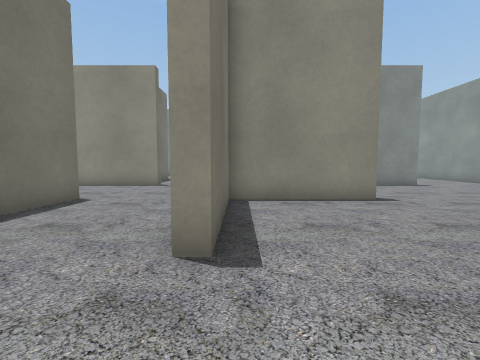
View 1 (above)

23 first-person views from a walk through a world built for the Gazebo simulator. The camera is 0.94 m above the floor, tilts 4° down and sees 90° across. The floor is counted in squares, 1 m on a side. Each view is taken from the middle of a square. On the plan, view 1 faces up. The plan holds only what a view shows up to about 10 squares ahead; the rest is blank. The robots in the file are not drawn. Some surface patterns are stand-ins.

View 2
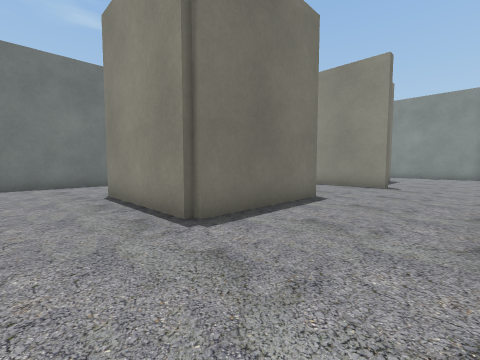

View 3
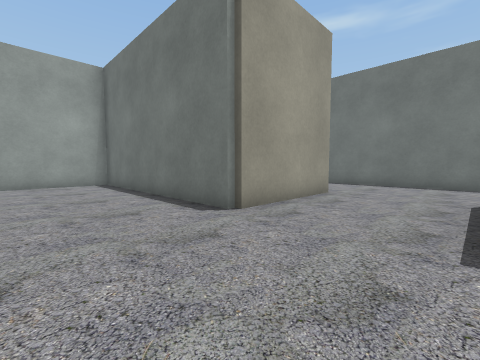

View 4
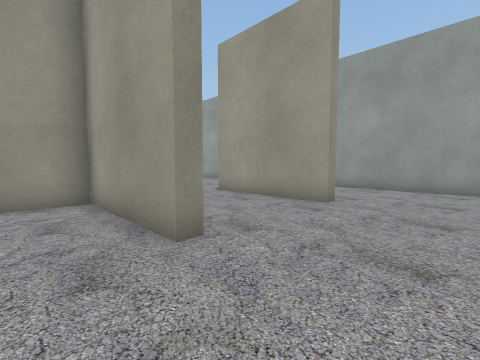

View 5
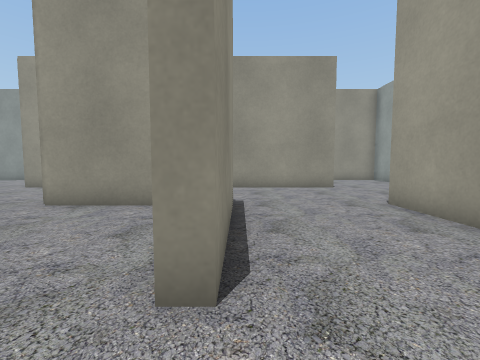

View 6
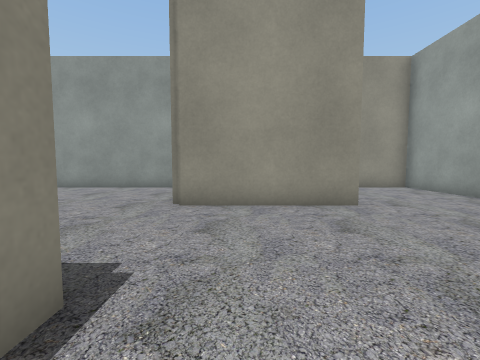

View 7
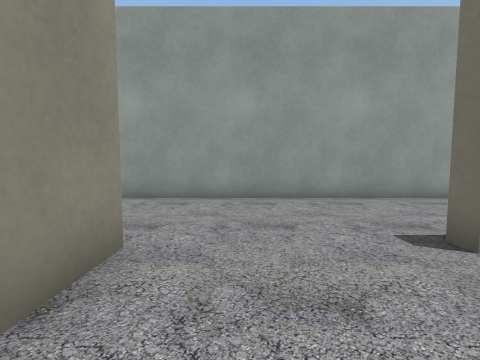

View 8
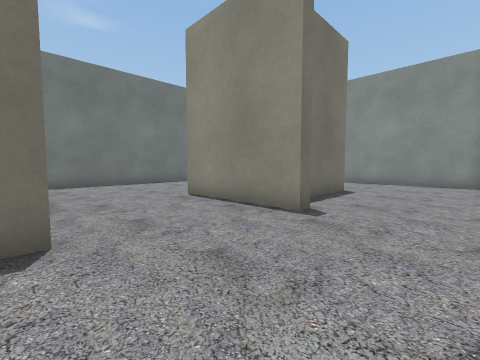

View 9
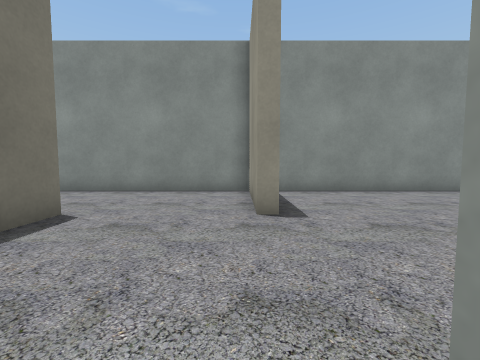

View 10
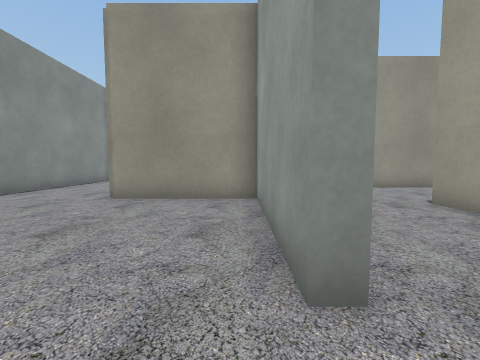

View 11
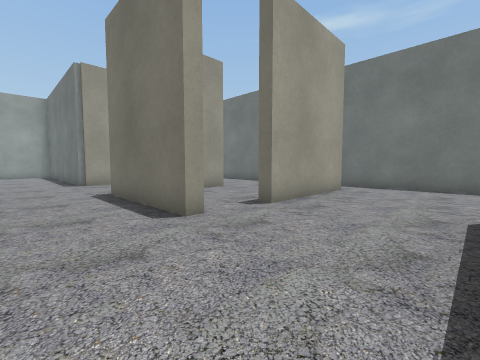

View 12
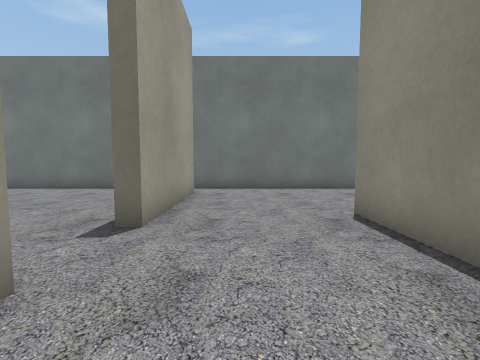

View 13
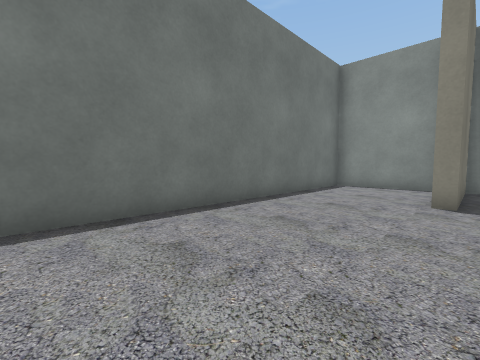

View 14
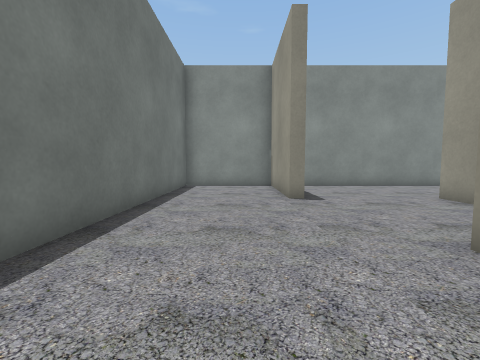

View 15
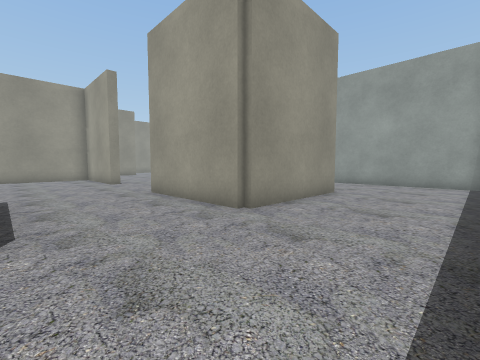

View 16
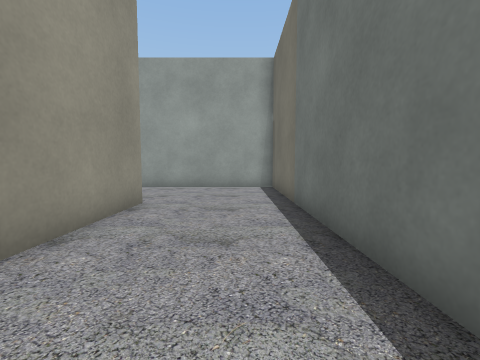

View 17
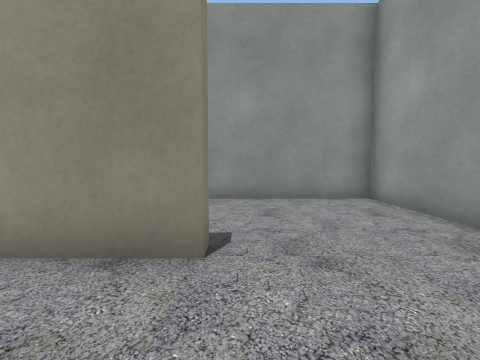

View 18
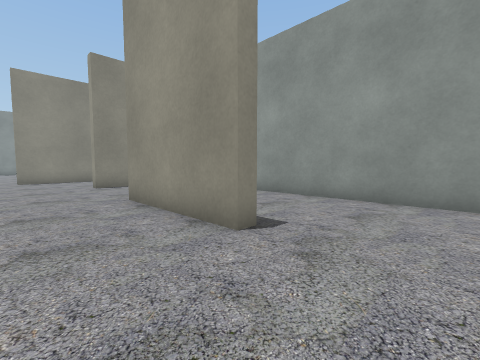

View 19
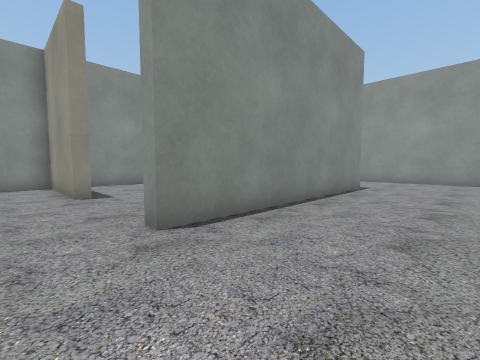

View 20
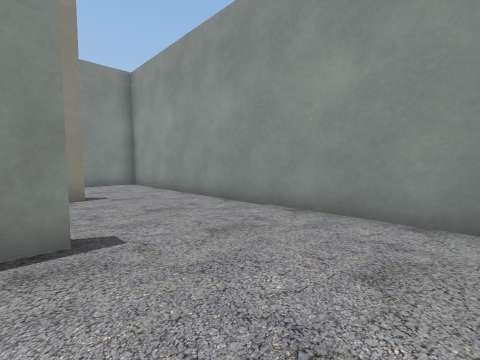

View 21
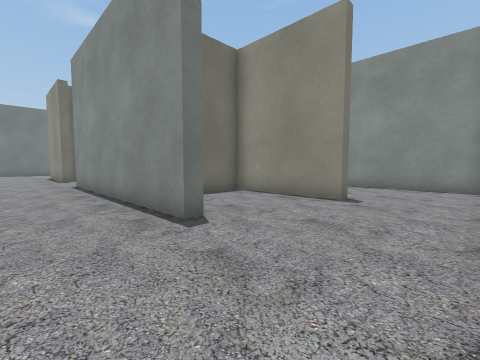

View 22
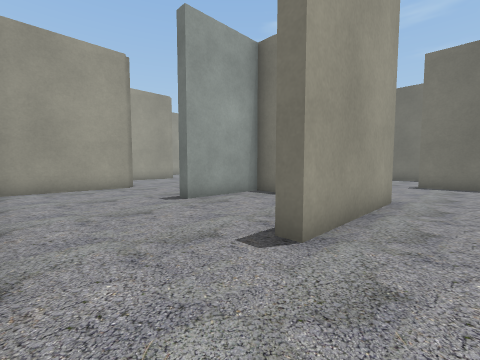

View 23
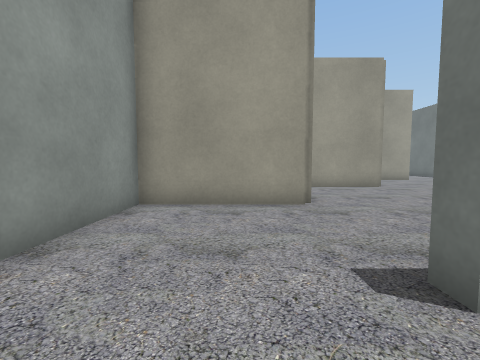

### Floor plan
Points are (right, up) in squares from view 1. A wall is a line through its corners. A room is listed if a view was taken in it or the views show most of it. See-through windows are left out.
Room 1 (views 1, 2, 3, 4, 5, 6, 7, 8, 9, 10, 11, 12, 13, 14, 15, 16, 17, 18, 19, 20, 21, 22, 23)
walls: (2.4, 6.6) (3.6, 6.6); (-4.8, 6.4) (-4.3, 6.4) (-4.3, 2.2) (-8.5, 2.2) (-8.5, 2.6) (-7.5, 2.6); (3.6, 6.2) (-0.3, 6.2) (-0.3, 2.4) (-0.8, 2.4); (-0.5, 10.2) (-0.5, 10.6) (4.3, 10.6) (4.3, 14.6) (8.5, 14.6) (8.5, 14.2) (4.7, 14.2) (4.7, 10.6) (7.5, 10.6) (7.5, 10.2) (-0.5, 10.2); (-3.5, 10.6) (-3.5, 10.2) (-7.5, 10.2); (3.6, -1.8) (-0.5, -1.8) (-0.5, -1.4) (3.3, -1.4) (3.3, 2.6) (6.2, 2.6); (7.3, 3.4) (7.3, 6.6) (11.3, 6.6) (11.3, 17); (-10.5, 6.6) (-6.5, 6.6) (-6.5, 6.1); (-0.5, -5.9) (-0.5, -5.4) (3.5, -5.4) (3.5, -5.9); (-4.7, 13.4) (-4.7, 14.4); (-4.3, 14.4) (-4.3, 12); (-12.3, 3.1) (-12.3, -9.4) (-4.7, -9.4) (-4.7, -2.5); (-8.3, -5.6) (-8.7, -5.6) (-8.7, -1.4) (-4.3, -1.4) (-4.3, -9); (-0.3, 16.1) (-0.3, 14.4) (-0.7, 14.4) (-0.7, 18.2) (-8.3, 18.2) (-8.3, 14.4) (-8.7, 14.4) (-8.7, 18); (7.3, -5.8) (7.3, -1.6); (11.3, -0.5) (11.3, 4.1); (-3.9, -9.4) (11.3, -9.4) (11.3, -7.6); (-9, 18.2) (-12.3, 18.2) (-12.3, 6); (11.1, 18.2) (0.2, 18.2)

Positions as (right, up) in squares from view 1, and headings:
1: (0, 0), facing up
2: (-1, 0), facing up-left
3: (-1, 2), facing down-left
4: (-3, 0), facing down-right
5: (-2, -2), facing right
6: (2, -3), facing right
7: (6, -3), facing down
8: (-1, 6), facing up-left
9: (-1, 10), facing up
10: (-2, 11), facing right
11: (-2, 10), facing down-left
12: (-3, 8), facing left
13: (-8, 8), facing up-left
14: (-10, 8), facing up
15: (-12, 2), facing down-right
16: (-11, 0), facing down
17: (-11, -6), facing right
18: (-11, -8), facing up-right
19: (-2, 7), facing up-right
20: (7, 7), facing up-right
21: (11, 8), facing up-left
22: (11, 16), facing down-left
23: (9, 12), facing down
